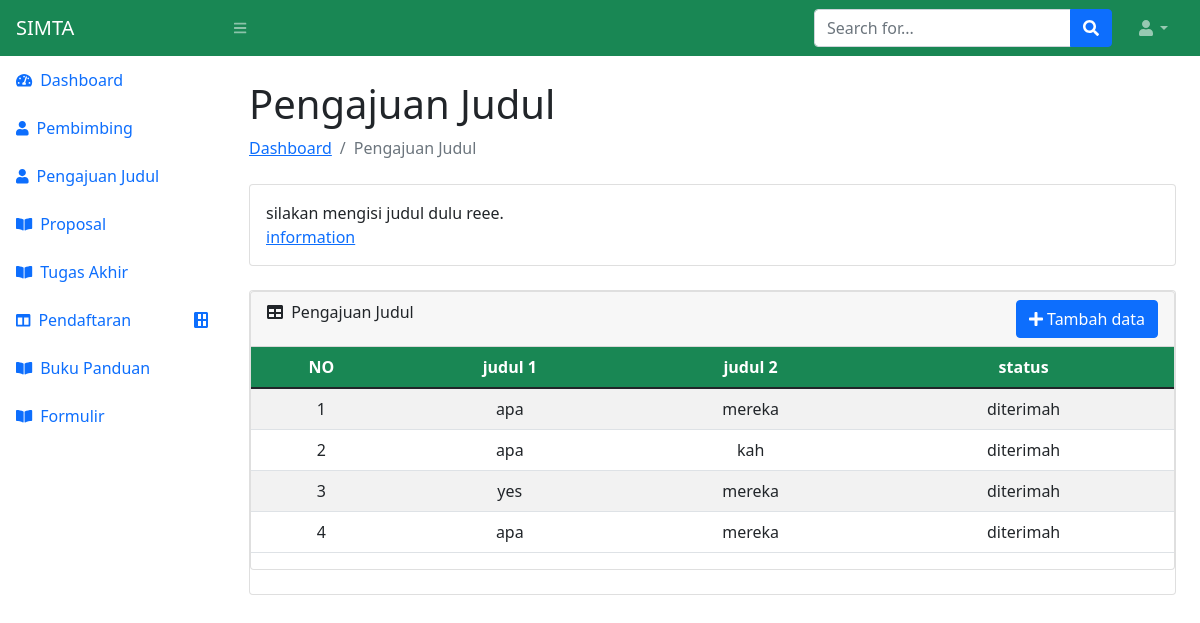
Page /mhs/pengajuan-judul on the committed database.
### mahasiswa/models.py (models this page shows)
class Judul(models.Model):
    judul_1 = models.TextField(max_length=150)
    judul_2 = models.TextField(max_length=150)

### mahasiswa/views.py (the view)
# urls.py: path('pengajuan-judul', views.pengajuanJudulViewMhs, name='pembimbing'),
def pengajuanJudulViewMhs(request):
    if request.POST:
        judul_1 = request.POST['judul_1']
        judul_2 = request.POST['judul_2']
        models.Judul.objects.create(
            judul_1=judul_1, judul_2=judul_2)
    data_judul = models.Judul.objects.all()
    print(data_judul)
    return render(request, 'mhs/pengajuan-judul.html', {
        'judul': data_judul
    })

### mahasiswa/templates/mhs/pengajuan-judul.html (shortened to what this page needs)
{% extends 'main-mhs.html' %}
{% block content %}
<main>
    <div class="container-fluid px-4">
        <h1 class="mt-4">Pengajuan Judul</h1>
        <ol class="breadcrumb mb-4">
            <li class="breadcrumb-item"><a href="index.html">Dashboard</a></li>
            <li class="breadcrumb-item active">Pengajuan Judul</li>
        </ol>
        <div class="card mb-4">
            <div class="card-body">
                    silakan mengisi judul dulu reee.
                <div>
                    <a target="_blank" href="https://unujogja.ac.id/">information</a>
                </div>
            </div>
        </div>
        <div class="card mb-4">
            <div class="card mb-4">
                <div class="card-header d-flex justify-content-between card-header">
                    <div>
                        <i class="fas fa-table me-1"></i>
                        Pengajuan Judul
                    </div>
                            <div>
                            <div>
                                <a class="btn btn-primary" data-bs-toggle="modal" href="#exampleModalToggle" role="button"><span>
                                <i class="fa fa-plus" aria-hidden="true"></i>
                                </span><span>
                                    Tambah data
                                </span></a>
                            </div>
                            </div>
                            </div>
                            <div>
                                <table class="table table-striped table-hover ">
                                    <thead class="btn-success">
                                        <tr class="text-center">
                                            <th>NO</th>
                                            <th>judul 1</th>
                                            <th>judul 2</th>
                                            <th>status</th>
                                        </tr>
                                    </thead>
                                    <tbody>
                                        {% for i in judul %}
                                        <tr class="text-center">
                                            <td>{{forloop.counter}}</td>
                                            <td>{{i.judul_1}}</td>
                                            <td>{{i.judul_2}}</td>
                                            <td>diterimah
                                            </td>
                                        </tr>
                                        {% endfor %}
                                    </tbody>
                                </table>
                            </div>
            </div>
        </div>
    </div>
</main>
{% endblock %}

### rows in the picture
Judul: judul_1 "apa", judul_2 "mereka"
Judul: judul_1 "apa", judul_2 "kah"
Judul: judul_1 "yes", judul_2 "mereka"
Judul: judul_1 "apa", judul_2 "mereka"
